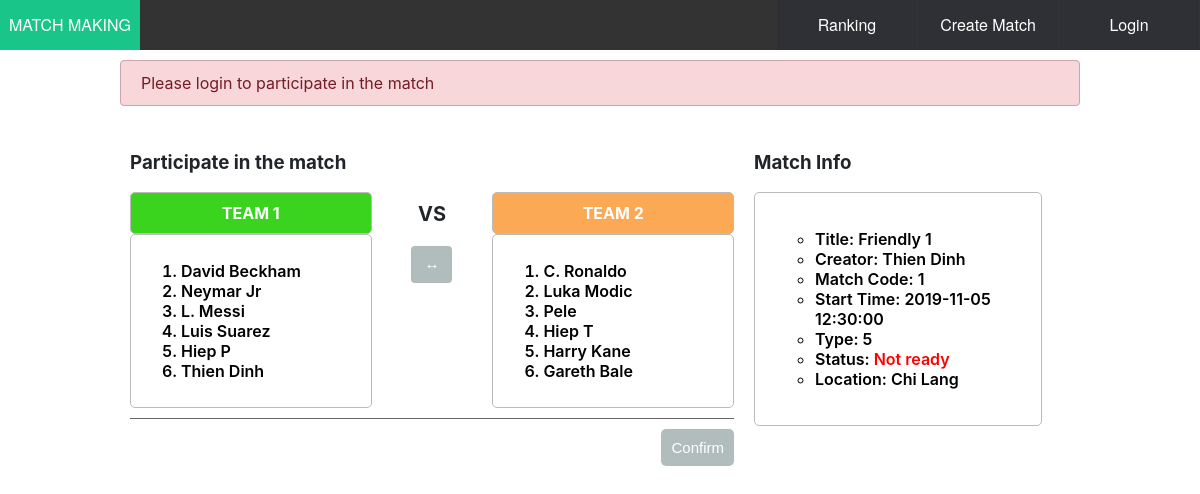
Page /match_detail/index.php?id=1 on the committed database.
### tables this page shows
create table detail
  (
    team int not null,
    player_id varchar(20),
    foreign key (player_id) references player (player_id),
    match_id int,
    foreign key (match_id) references matches (match_id) on delete cascade,
    primary key(player_id, match_id)
);

create table player
(
  player_id varchar(20) primary key not null,
  password varchar(20) not null,
  name varchar(50),
  elo int not null default 100
);

CREATE TABLE matches
(
  match_id int NOT NULL AUTO_INCREMENT,
  title varchar (255),
  kind int default 5,
  startTime datetime,
  createdTime datetime,
  scoreA int default 0,
  scoreB int default 0,
  status int default 0,
  loc varchar (255),
  player_id varchar (20),
  primary key (match_id)
);

### match_detail/index.php (the view, shortened to what this page needs)
<?php
require_once '../dbConfig.php';
$session = !isset($_COOKIE["player_id"]) ? null : $_COOKIE["player_id"];
if(isset($_GET["id"]) && !empty(trim($_GET["id"]))){
    $sql = "SELECT m.match_id, m.title, m.startTime, m.status, m.kind, m.loc, p.name, m.player_id, m.scoreA, m.scoreB FROM matches m, player p WHERE m.player_id = p.player_id and match_id = ?";
    if($stmt = mysqli_prepare($link, $sql)){
        mysqli_stmt_bind_param($stmt, "i", $param_id);
        if(mysqli_stmt_execute($stmt)){
            $result = mysqli_stmt_get_result($stmt);
            if(mysqli_num_rows($result) == 1){
                $row = mysqli_fetch_array($result, MYSQLI_ASSOC);
                $match_id = $row["match_id"];
                $title = $row["title"];
                $startTime = $row["startTime"];
                $status = $row["status"];
                $kind = $row["kind"];
                $loc = $row["loc"];
                $curname = $row["name"];
                $scoreA = $row["scoreA"];
                $scoreB = $row["scoreB"];
            } else{
                header("location: /matchup/home/");
                exit();
            }
        } else{
            echo "Oops! Something went wrong. Please try again later.";
        }
    }
}
?>
<!DOCTYPE html>
<html lang="en">
<head>
  <link rel="stylesheet" type="text/css" href="index.css">
  <link rel="stylesheet" type="text/css" href="../stylesheets/style.css">
</head>
<body>
  <?php  include('../common/header.php'); ?>
  <div class="container">
    <div class="row">
        <?php
            if (!isset($_COOKIE["player_id"]) && !isset($_GET["readOnly"])) {
                echo "<div class='alert alert-danger'>  Please login to participate in the match</div>";
            }
        ?>
        <div class="column1">
            <?php
                if(!isset($_GET["readOnly"])) {
                    echo '<h3>Participate in the match</h3>';
                }
                else echo '<h3>Match history</h3>';
            ?>
            <div class="match-wrapper">
                <div class="team-title">
                    <div class="team-left" style="background-color: #3ad41e;">
                        <p1>TEAM 1</p1>
                    </div>
                    <div class="team-left">
                        <ol id="team-left" class="info-match">
                        <?php
                            $matchId = $_GET["id"];
                            $sql = "SELECT d.team, p.name, p.player_id from detail d, player p WHERE d.player_id = p.player_id AND d.match_id = '$matchId' GROUP BY p.player_id";
                            if($result = mysqli_query($link, $sql)){
                                if(mysqli_num_rows($result) > 0){
                                    while ($row = mysqli_fetch_array($result)) {
                                        if($row["team"] === '1')
                                            echo "<li>".$row["name"]."</li>";
                                    }
                                }
                            }
                            else {
                                header("Location: error.php");
                            }
                        ?>
                        </ol>
                    </div>
                </div>
                <div class="vs">
                    <?php
                        if($status === 2) {
                            echo "<div class='score'>".$scoreA." - ".$scoreB."</div>";
                        }
                        else {
                            echo "<div class='score'>VS</div>";
                        }
                    ?>
                    <div class="team-left"  style="border:none; <?php echo isset($_GET["readOnly"]) || $status === 2 ? 'display: none': ''?>">
                        <div class="input-group">
                            <button id="join" class="btn btn-join" type="submit" name="join" <?php echo isset($isExist) || !isset($session) ? "disabled" : "" ?>>&#x2194;</button>
                        </div>
                    </div>
                </div>
                <div class="team-title">
                    <div class="team-right" style="background-color: #fba955;">
                        <p1>TEAM 2</p1>
                    </div>
                    <div class="team-right">
                        <ol id="team-right" class="info-match">
                            <?php
                               if($result = mysqli_query($link, $sql)){
                                    if(mysqli_num_rows($result) > 0){
                                        while ($row = mysqli_fetch_array($result)) {
                                            if($row["team"] === '2')
                                                echo "<li>".$row["name"]."</li>";
                                        }
                                    }
                                }
                            ?>
                        </ol>
                    </div>
                </div>
                <hr>
                <form method="post" action="action.php">
                    <div class="input-group <?php echo !empty($isExist) || $status === 2 ? 'hide' : ''; ?>" style="<?php echo isset($_GET["readOnly"]) ? 'display: none': ''?>">
                        <button class="btn-confirm" type="submit" value="Submit" <?php echo !isset($session) ? "disabled" : "" ?> >Confirm</button>
                    </div>
                </form>
            </div>
        </div>
        <div class="column2">
            <h3>Match Info</h3>
            <div class="info-form">
                <ul class="info-match">
                    <li>Title: <?php echo $title; ?></li>
                    <li>Creator: <?php echo $curname ?></li>
                    <li>Match Code: <?php echo $match_id; ?></li>
                    <li>Start Time: <?php echo $startTime; ?></li>
                    <li>Type: <?php echo $kind; ?></li>
                    <?php
                        if($status == 0) echo '<li>Status: <span style="color:red">Not ready</span></li>';
                    ?>
                    <li>Location: <?php echo $loc; ?></li>
                </ul>
            </div>
        </div>
    </div>
  </div>
</body>
</html>

### match_detail/index.css (style rules this page uses)
.info-form { width: 100%; text-align: left; padding: 20px; border: 1px solid #bbbbbb; border-radius: 5px; box-sizing: border-box; }
ul.info-match { list-style-type: circle; }
.team-title { width: 40%; float: left; margin-bottom: 10px; }
.team-left , .team-right { width: 100%; text-align: center; padding: 10px; border: 1px solid #bbbbbb; border-radius: 5px; box-sizing: border-box; float: left; font-weight: bold; color: #ffffff; }
.vs { width: 20%; text-align: center; float: left; padding: 10px; box-sizing: border-box; }
ul.info-match { color: #000; text-align: left; font-weight: 600; }
.btn { font-size: 15px; color: white; background: #b1bdbd; border: none; border-radius: 5px; }
.btn-confirm { font-size: 15px; color: white; background: red; border: none; border-radius: 5px; float: right; padding: 10px; }
.input-group { margin: 10px 0px 10px 0px; }
.column1 { float: left; width: 65%; padding: 10px 30px 0 0px; box-sizing: border-box; }
hr { width: 100%; height: 1px; margin-left: auto; margin-right: auto; background-color:#666; border: 0 none; }
.btn-confirm:disabled { background-color: #b1bdbd; }
.alert { padding: .75rem 1.25rem; margin-bottom: 1rem; border: 1px solid transparent; border-radius: .25rem; }
.alert-danger { color: #721c24; background-color: #f8d7da; border-color: #caa5a9; }
.score { font-size: 20px; font-weight: bold; }
ol li { color: black; font-weight: 600; text-align: left; }

### stylesheets/style.css (style rules this page uses)
html, body { margin: 0px; font-family: -apple-system,BlinkMacSystemFont,"Segoe UI",Roboto,"Helvetica Neue",Arial,"Noto Sans",sans-serif,"Apple Color Emoji","Segoe UI Emoji","Segoe UI Symbol","Noto Color Emoji"; font-size: 1rem; color: #212529; }
.btn { display: inline-block; font-weight: 400; text-align: center; vertical-align: middle; line-height: 1.5; border: 1px solid transparent; border-radius: .25rem; padding: .375rem .75rem; cursor: pointer !important; }
.container { width: 80%; margin: 0 auto; padding: 60px; padding-bottom: 0px; }
.column1 { float: left; width: 65%; padding: 10px; }
.column2 { float: left; width: 30%; padding: 10px; }
.row { width: 100%; }

### rows in the picture
detail: player.name "David Beckham"
detail: player.name "Neymar Jr"
detail: player.name "L. Messi"
detail: player.name "Luis Suarez"
detail: player.name "Hiep P"
detail: player.name "Thien Dinh"
detail: player.name "C. Ronaldo"
detail: player.name "Luka Modic"
detail: player.name "Pele"
detail: player.name "Hiep T"
detail: player.name "Harry Kane"
detail: player.name "Gareth Bale"
matches: title "Friendly 1", player.name "Thien Dinh", match_id "1", startTime "2019-11-05 12:30:00", kind "5", loc "Chi Lang"
